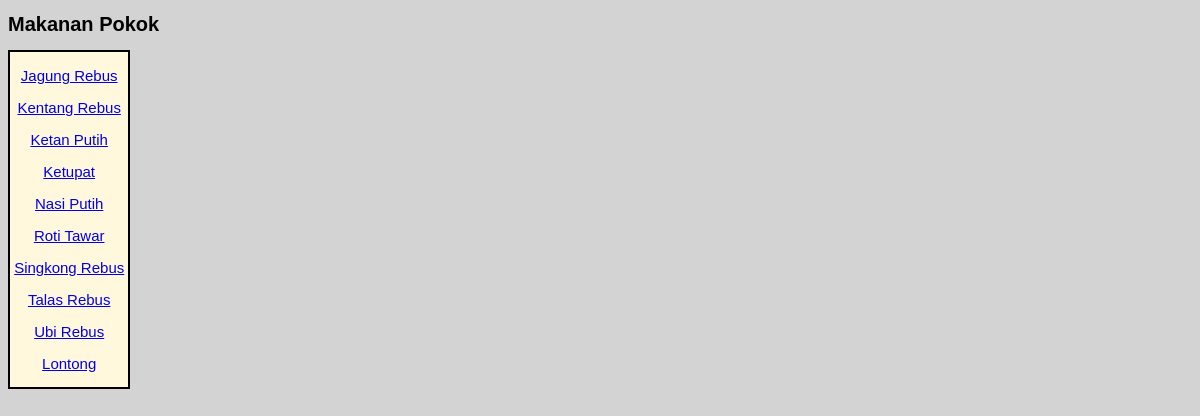
Screenshot of /Latihan5c/index.php with the database file from the repository.
### tables this page shows
CREATE TABLE `makanan_pokok` (
  `id` int(11) NOT NULL,
  `gambar` varchar(200) NOT NULL,
  `nama_makanan` varchar(200) NOT NULL,
  `berat_gr` int(11) NOT NULL,
  `kalori` decimal(10,1) NOT NULL,
  `unit` decimal(10,2) NOT NULL
);

### Latihan5c/php/functions.php (called while the page is built)
<?php
function koneksi()
{
    $conn = mysqli_connect("localhost", "root", "") or die("koneksi ke DB gagal");
    mysqli_select_db($conn, "tubes_193040002") or die("Database salah!");
    return $conn;
}
function query($sql)
{
    $conn = koneksi();
    $result = mysqli_query($conn, "$sql");
    $rows = [];
    while ($row = mysqli_fetch_assoc($result)) {
        $rows[] = $row;
    }
    return $rows;
}

### Latihan5c/index.php (the view, shortened to what this page needs)
<?php
require 'php/functions.php';
$makanan = query("SELECT * FROM makanan_pokok");
?>
<!DOCTYPE html>
<html lang="en">
<head>
  <link rel="stylesheet" href="css/style.css">
</head>
<body>
  <h1>Makanan Pokok</h1>
  <div class="container">
    <?php foreach ($makanan as $mkn) : ?>
      <p>
        <a href="php/detail.php?id=<?= $mkn['id'] ?>">
          <?= $mkn["nama_makanan"] ?>
        </a>
      </p>
    <?php endforeach; ?>
  </div>
</body>
</html>

### Latihan5c/css/style.css (style rules this page uses)
body { background-color: lightgray; font-family: arial; }
.container { border: 2px solid black; background-color: cornsilk; font-size : 15px; width: 10%; }
p { text-align: center; }
h1 { font-size : 20px; }

### rows the page displays
makanan_pokok: nama_makanan "Jagung Rebus"
makanan_pokok: nama_makanan "Kentang Rebus"
makanan_pokok: nama_makanan "Ketan Putih"
makanan_pokok: nama_makanan "Ketupat"
makanan_pokok: nama_makanan "Nasi Putih"
makanan_pokok: nama_makanan "Roti Tawar"
makanan_pokok: nama_makanan "Singkong Rebus"
makanan_pokok: nama_makanan "Talas Rebus"
makanan_pokok: nama_makanan "Ubi Rebus"
makanan_pokok: nama_makanan "Lontong"
